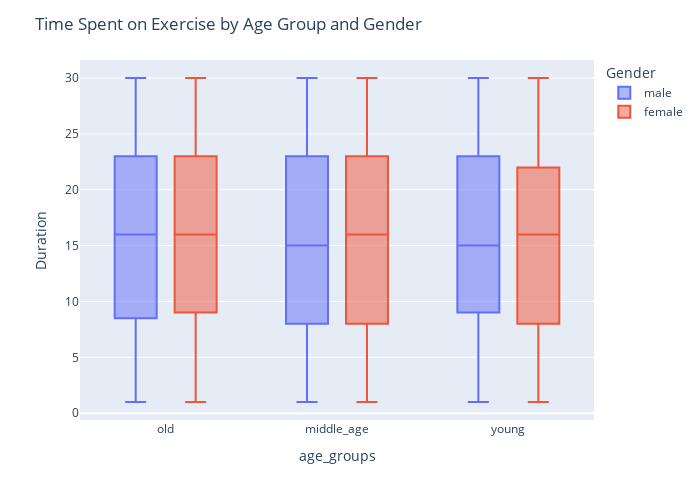

Notebook code for this chart:
### Code cell
fig= px.box(exercise_train_data, x= "age_groups", y= "Duration", color= "Gender")

fig.update_layout(
    title_text="Time Spent on Exercise by Age Group and Gender",
    width= 700,
    height= 500
)
fig.show()

### Figure 1 — Plotly figure (JSON) as saved in the notebook; plotly's stock layout.template omitted (floating-point values rounded to 4 significant figures; data arrays with more than 128 entries replaced by an {"elided": "..."} marker saying what was removed)
{"data": [{"alignmentgroup": "True", "hovertemplate": "Gender=male<br>age_groups=%{x}<br>Duration=%{y}<extra></extra>", "legendgroup": "male", "marker": {"color": "#636efa"}, "name": "male", "notched": false, "offsetgroup": "male", "orientation": "v", "showlegend": true, "type": "box", "x": {"elided": "5932 str values"}, "x0": " ", "xaxis": "x", "y": {"elided": "5932 float values"}, "y0": " ", "yaxis": "y"}, {"alignmentgroup": "True", "hovertemplate": "Gender=female<br>age_groups=%{x}<br>Duration=%{y}<extra></extra>", "legendgroup": "female", "marker": {"color": "#EF553B"}, "name": "female", "notched": false, "offsetgroup": "female", "orientation": "v", "showlegend": true, "type": "box", "x": {"elided": "6068 str values"}, "x0": " ", "xaxis": "x", "y": {"elided": "6068 float values"}, "y0": " ", "yaxis": "y"}], "layout": {"boxmode": "group", "height": 500, "legend": {"title": {"text": "Gender"}, "tracegroupgap": 0}, "margin": {"t": 60}, "title": {"text": "Time Spent on Exercise by Age Group and Gender"}, "width": 700, "xaxis": {"anchor": "y", "domain": [0, 1], "title": {"text": "age_groups"}}, "yaxis": {"anchor": "x", "domain": [0, 1], "title": {"text": "Duration"}}}}
